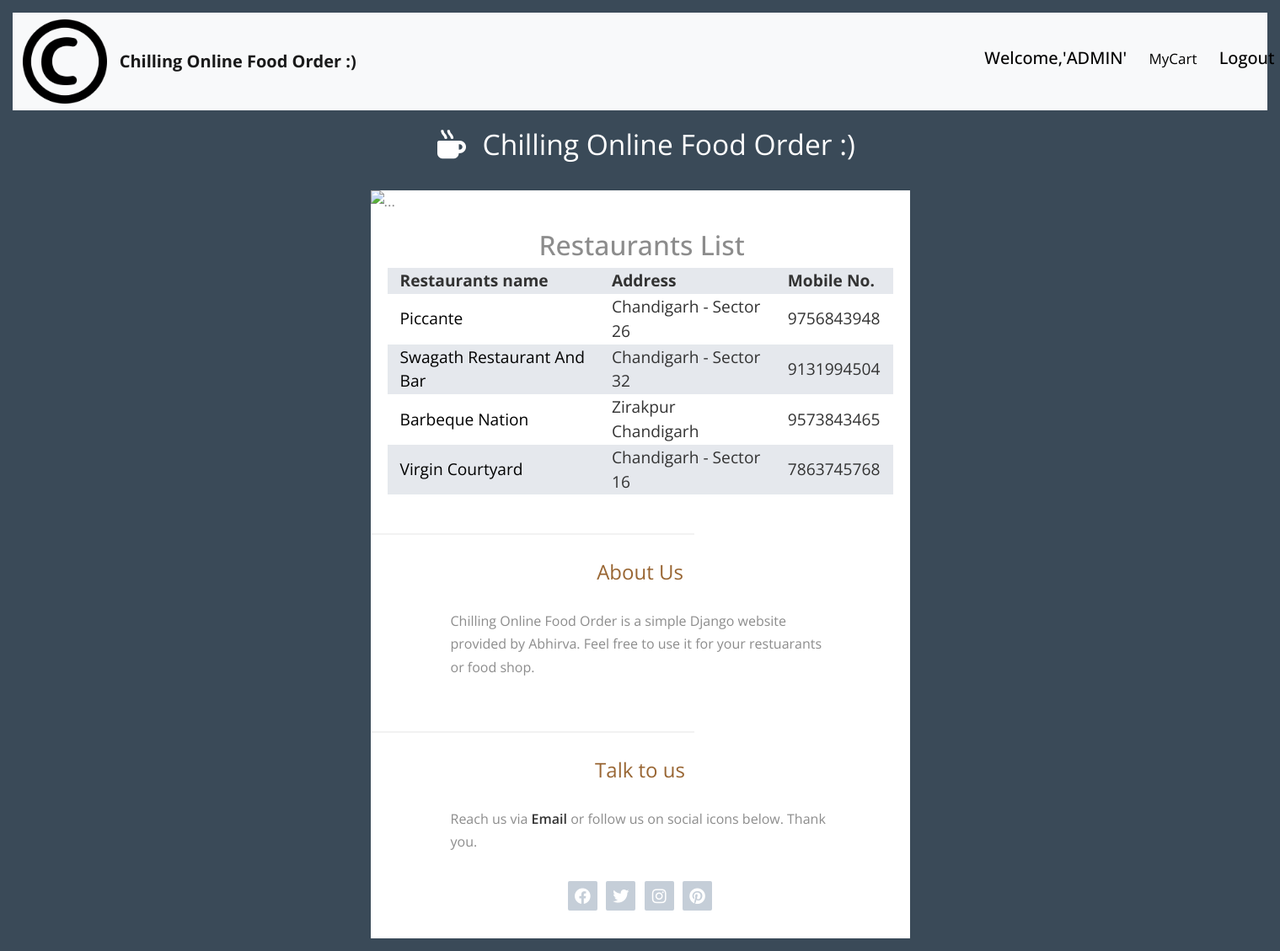
The app's page / (signed in) with its own data.
### food_app/models.py (models this page shows, shortened)
class RestaurentCategoryModel(models.Model):
    name  = models.CharField(max_length=100)
    address = models.CharField(max_length=200)
    mobile_no = models.CharField(max_length=10)
    description = models.CharField(max_length=500)

### food_app/views.py (the view)
# urls.py: path('', views.indexView),
def indexView(request):
    data = RestaurentCategoryModel.objects.all()
    return render(request,'index.html',{"data":data})

### templates/index.html
{% extends 'base.html' %}
{% load static %}
{% block body_block %}
<div class="tm-container">
  <div class="tm-main-content">
    <section class="tm-section">
      <h2 style="margin-left: 30%;">Restaurants List</h2>
        <table>
          <tr>
            <th><b>Restaurants name</b></th>
            <th><b>Address</b></th>
            <th><b>Mobile No.</b></th>
          </tr>
          {% for rest in data %}
            <tr>
              <th><a href="/menuView/?id={{ rest.id }}" style="text-decoration: none;color: black;">{{ rest.name }}</a></th>
              <th>{{ rest.address }}</th>
              <th>{{ rest.mobile_no }}</th>
            </tr>
          {% endfor %}
        </table>
  </section>
    <hr />
    <section class="tm-section tm-section-small">
      <h2 class="tm-section-header">About Us</h2>
      <p>
        Chilling Online Food Order is a simple Django website provided by
        Abhirva. Feel free to use it for your restuarants or food shop.
      </p>
    </section>
    <hr />
    <section class="tm-section tm-section-small">
      <h2 class="tm-section-header">Talk to us</h2>
      <p class="tm-mb-0">
        Reach us via
        <a href="mailto:info@example.com" class="tm-contact-link">Email</a>
        or follow us on social icons below. Thank you.
      </p>
      <div class="tm-social-icons">
        <div class="tm-social-link-container">
          <a href="https://fb.com/tooplate" class="tm-social-link">
            <i class="fab fa-facebook"></i>
          </a>
        </div>
        <div class="tm-social-link-container">
          <a href="https://twitter.com" class="tm-social-link">
            <i class="fab fa-twitter"></i>
          </a>
        </div>
        <div class="tm-social-link-container">
          <a href="https://instagram.com" class="tm-social-link">
            <i class="fab fa-instagram"></i>
          </a>
        </div>
        <div class="tm-social-link-container">
          <a href="https://pinterest.com" class="tm-social-link">
            <i class="fab fa-pinterest"></i>
          </a>
        </div>
      </div>
    </section>
  </div>
{% endblock %}

### templates/base.html (shortened to what this page needs)
{% load static %}
<!doctype html>
<html lang="en">
  <head>
    <link href="https://cdn.jsdelivr.net/npm/bootstrap@5.0.2/dist/css/bootstrap.min.css" rel="stylesheet">
    <link href="{% static 'css/fontawesome/css/all.min.css' %}" rel="stylesheet" />
    <link href="{% static 'css/tooplate-chilling-cafe.css' %}" rel="stylesheet" />
  </head>
  <body>
    <nav class="navbar navbar-expand-lg navbar-light bg-light">
  <div class="container-fluid">
    <img src="{% static 'img\trade-mark.png' %}" style="height: 100px;width: 100px;">
    <a class="navbar-brand" href="#" style="margin-left: 1%;"><b>Chilling Online Food Order :)</b></a>
    <div class="collapse navbar-collapse" id="navbarNavAltMarkup">
      <div class="navbar-nav">
          {% if user.is_authenticated %}
          <h5 style="color: black;margin-left: 250%;">Welcome,'{{ request.user|upper }}'</h5>
          <h5 style="margin-left: 9%;"></h5><a href="/cart/" style="text-decoration: none; color: black;">MyCart</a></h5>
          <h5 style="margin-left: 9%;"><a href="/accounts/logout" style="text-decoration: none;color: black;"> Logout</a></h5>
            {% else %}
              <h5 style="margin-left: 1000px;"><a href="/accounts/login" style="text-decoration: none;color: black;">Login</a></h5>
            {% endif %}
      </div>
    </div>
  </div>
</nav>
<div class="tm-container">
  <div class="tm-text-white tm-page-header-container">
    <i class="fas fa-mug-hot fa-2x tm-page-icon"></i>
    <h1 class="tm-page-header">Chilling Online Food Order :)</h1>
  </div>
  <div class="tm-main-content">
<div id="carouselExampleInterval" class="carousel slide" data-bs-ride="carousel">
  <div class="carousel-inner">
    <div class="carousel-item active" data-bs-interval="10000">
      <img src="{% static 'img\food-3409682_1920.jpg' %}" class="d-block w-100" alt="...">
    </div>
  </div>
  <button class="carousel-control-prev" type="button" data-bs-target="#carouselExampleInterval" data-bs-slide="prev">
    <span class="carousel-control-prev-icon" aria-hidden="true"></span>
  </button>
  <button class="carousel-control-next" type="button" data-bs-target="#carouselExampleInterval" data-bs-slide="next">
    <span class="carousel-control-next-icon" aria-hidden="true"></span>
  </button>
</div>
</div>
</div>
  </body>
  {% block body_block %}
  {% endblock %}
</html>

### static/css/tooplate-chilling-cafe.css (style rules this page uses)
body { background-color: #3a4a58; color: #8c8c8c; font-family: "Open Sans", Arial, Helvetica, sans-serif; font-size: 17px; font-weight: 400; padding: 15px; margin: 0; }
.tm-container { max-width: 640px; margin-left: auto; margin-right: auto; }
.tm-main-content { background-color: #ffffff; }
.tm-text-white { color: white; }
.tm-page-header-container { text-align: center; }
.tm-page-header { display: inline-block; vertical-align: baseline; margin-top: 20px; margin-bottom: 35px; font-size: 2.1rem; font-weight: 400; }
.tm-page-icon { display: inline-block; vertical-align: baseline; padding: 15px; }
.tm-section-header { color: #996633; text-align: center; font-weight: 400; font-size: 1.5rem; margin-top: 30px; margin-bottom: 30px; }
table { width: 100%; border-spacing: 0; }
th { color: #333333; font-weight: 400; font-size: 1.2rem; padding-left: 15px; padding-right: 15px; }
tr:nth-child(odd) { background-color: #e5e8ed; }
.tm-section { padding-top: 20px; padding-left: 20px; padding-right: 20px; padding-bottom: 30px; }
.tm-section-small { max-width: 490px; margin-left: auto; margin-right: auto; padding-top: 0; }
p { font-size: 1rem; line-height: 1.7; }
.tm-mb-0 { margin-bottom: 0; }
img { max-width: 100%; }
hr { width: 60%; border: 0.5px solid #ccc; }
.tm-social-icons { text-align: center; margin-top: 30px; }
.tm-social-icons i { font-size: 1.2rem; }
.tm-social-link-container { display: inline-block; }
.tm-social-link { color: white; background-color: #c5ced8; border-radius: 2px; width: 35px; height: 35px; display: flex; justify-content: center; align-items: center; margin: 3px; text-decoration: none; transition: all 0.3s ease; }
.tm-contact-link { color: #333333; font-weight: 600; text-decoration: none; }
a { transition: all 0.3s ease; }

### records on screen
RestaurentCategoryModel: name "Piccante", address "Chandigarh - Sector 26", mobile_no "9756843948"
RestaurentCategoryModel: name "Swagath Restaurant And Bar", address "Chandigarh - Sector 32", mobile_no "9131994504"
RestaurentCategoryModel: name "Barbeque Nation", address "Zirakpur Chandigarh", mobile_no "9573843465"
RestaurentCategoryModel: name "Virgin Courtyard", address "Chandigarh - Sector 16", mobile_no "7863745768"

### other values on screen
{{ request.user|upper }} "ADMIN"
